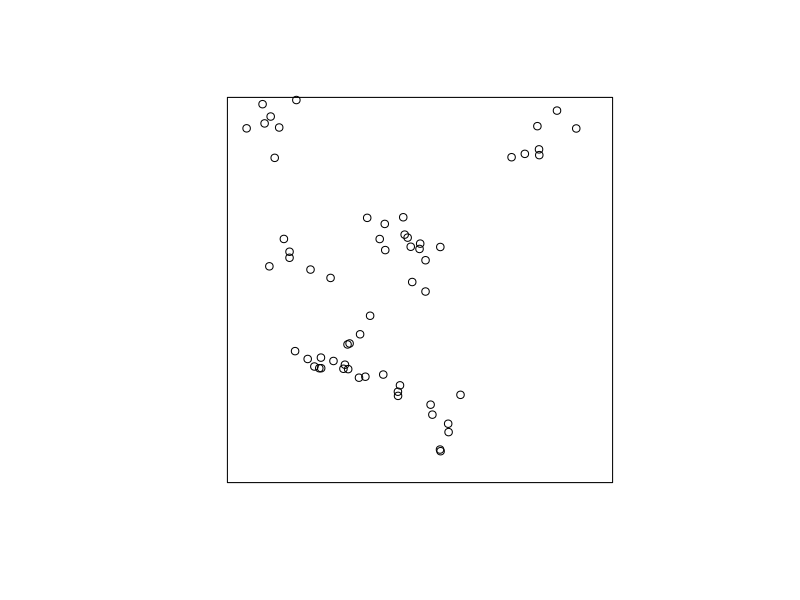
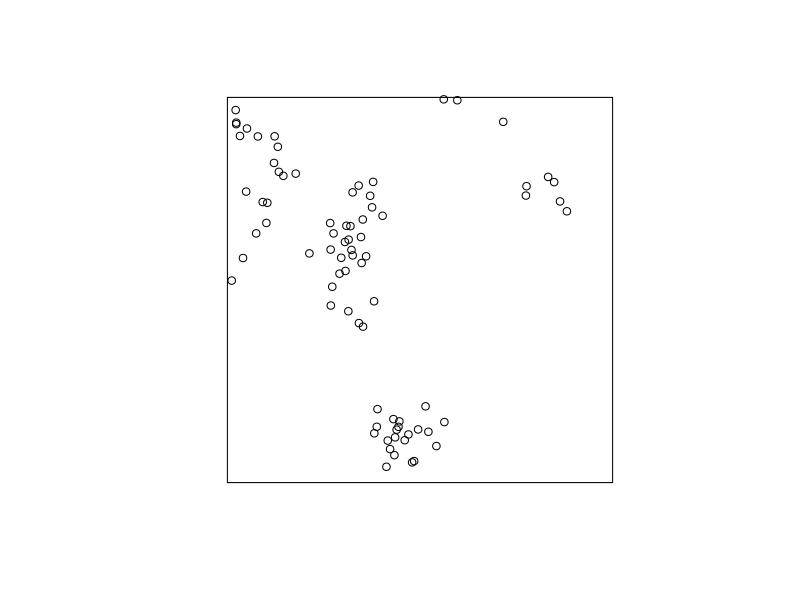
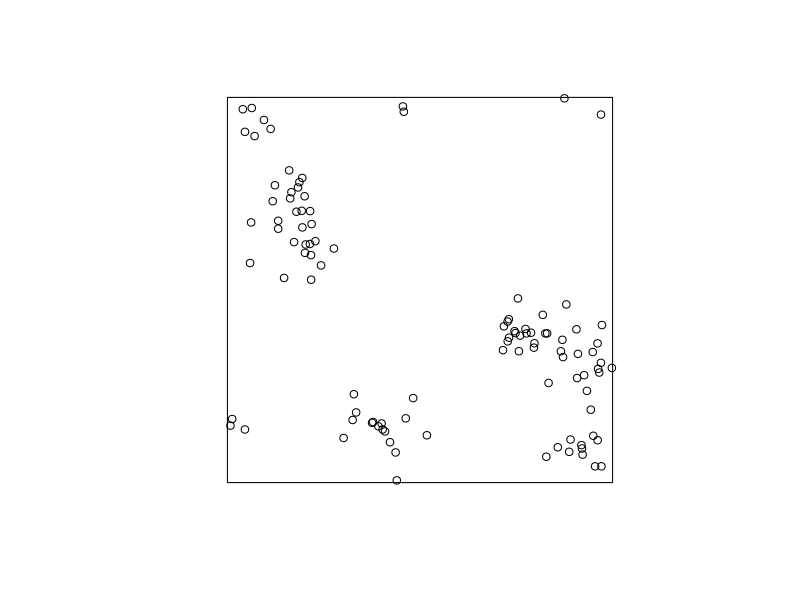
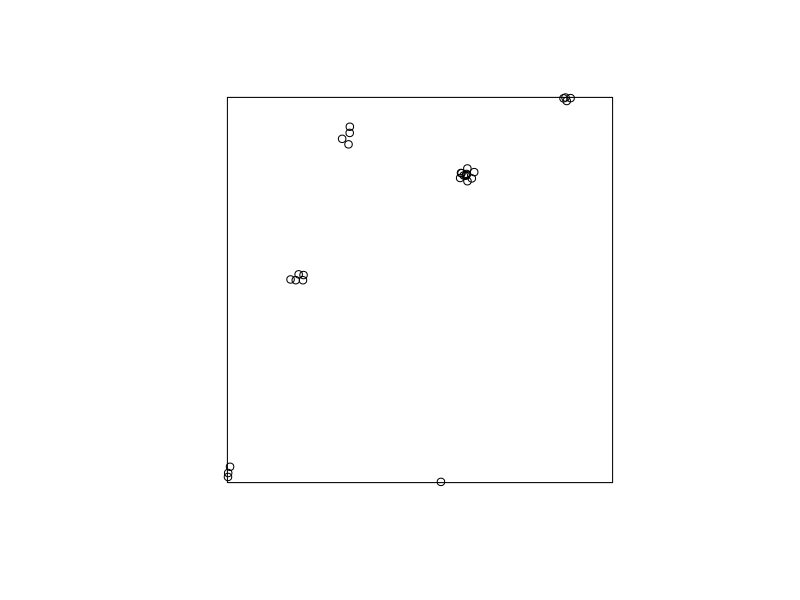
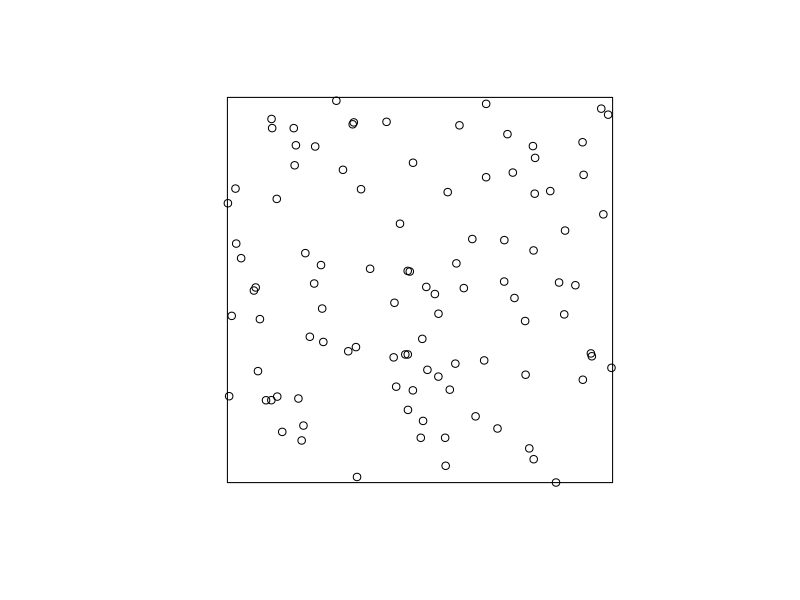
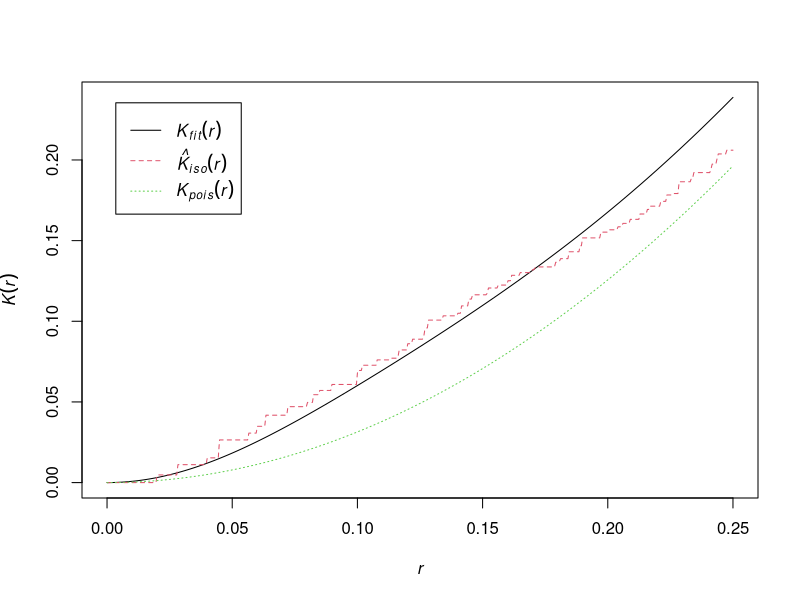
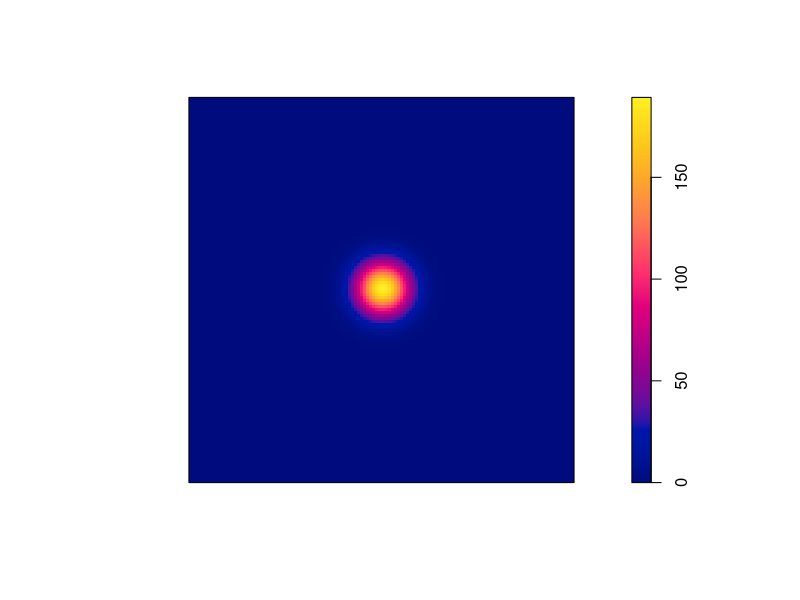
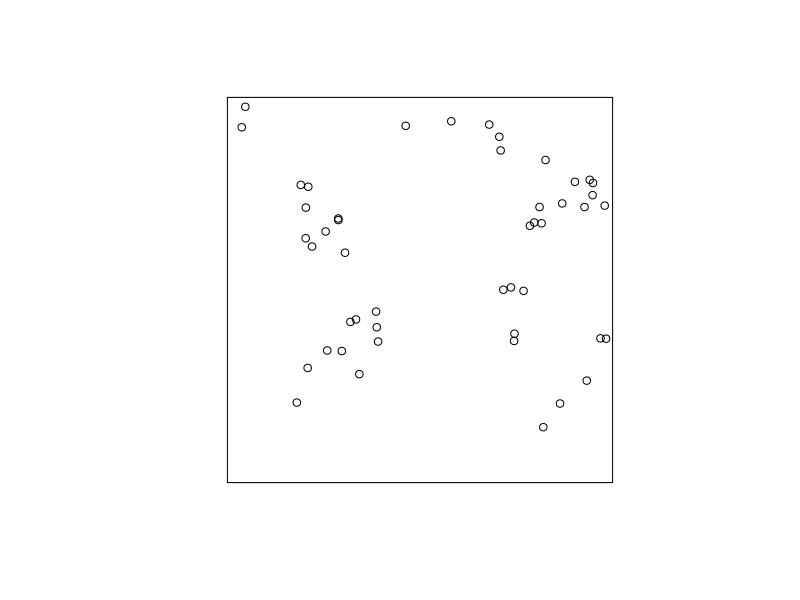

Write R code to recreate these figures, in order.
## ---- chunk 1
# This option turns evaluation of R code off in this document. Remove it
# if you use it as a template for solving the lab exercise.
knitr::opts_chunk$set(eval = TRUE)
## ---- chunk 2
library(spatstat)
## ---- chunk 3
replicate(3, plot(rThomas(10, 0.05, 8), main = ""))
## ---- chunk 4
plot(rThomas(5, 0.01, 8), main = "")
## ---- chunk 5
plot(rThomas(100, 1, 1), main = "")
## ---- chunk 6
fit <- kppm(redwood ~ 1, clusters = "Thomas")
fit
plot(fit, main = "") 
## ---- chunk 7
(p <- parameters(fit))
rt2 <- rThomas(kappa = p$kappa, scale = p$scale, mu = p$mu)
plot(rt2, main = "")
## ---- chunk 8
plot(simulate(fit, drop = TRUE), main = "")
## ---- chunk 9
kppm(redwood ~ 1, clusters="Thomas", startpar=c(kappa=10, scale=0.1))
kppm(redwood ~ 1, clusters="Thomas", startpar=c(kappa=100, scale=0.01))
## ---- chunk 10
kppm(redwood ~ 1, clusters="Thomas", startpar=c(kappa=0.1, scale=10))
## ---- chunk 11
XX <- simulate(fit, nsim = 11)
XX[[12]] <- redwood
plot(XX, main = "", main.panel = "")
## ---- chunk 12
pcffit <- pcfmodel(fit)
plot(pcffit, xlim = c(0, 0.3), main = "pair correlation")
## ---- chunk 13
plot(envelope(fit, Lest, nsim = 39, global = TRUE))
## ---- chunk 14
mfit <- kppm(redwood ~ 1, clusters = "MatClust")
## ---- chunk 15
vcov(mfit)
## ---- chunk 16
vcov(ppm(redwood ~ 1))
